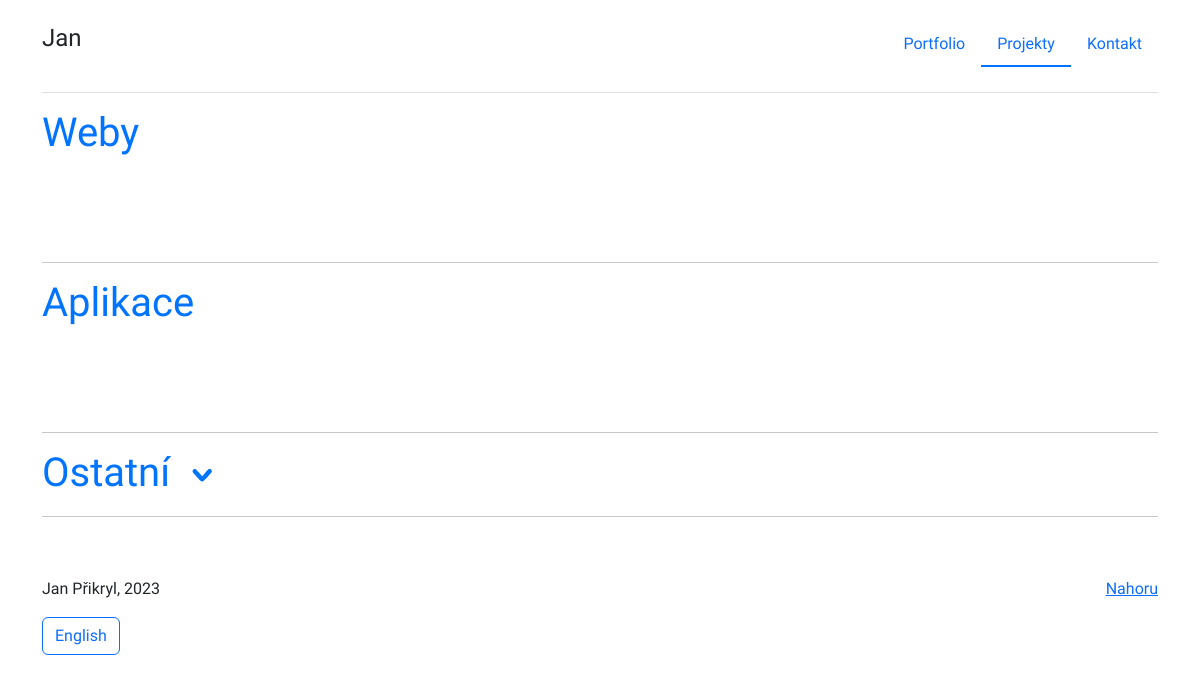
Page /cs/projects on the earlier database version.
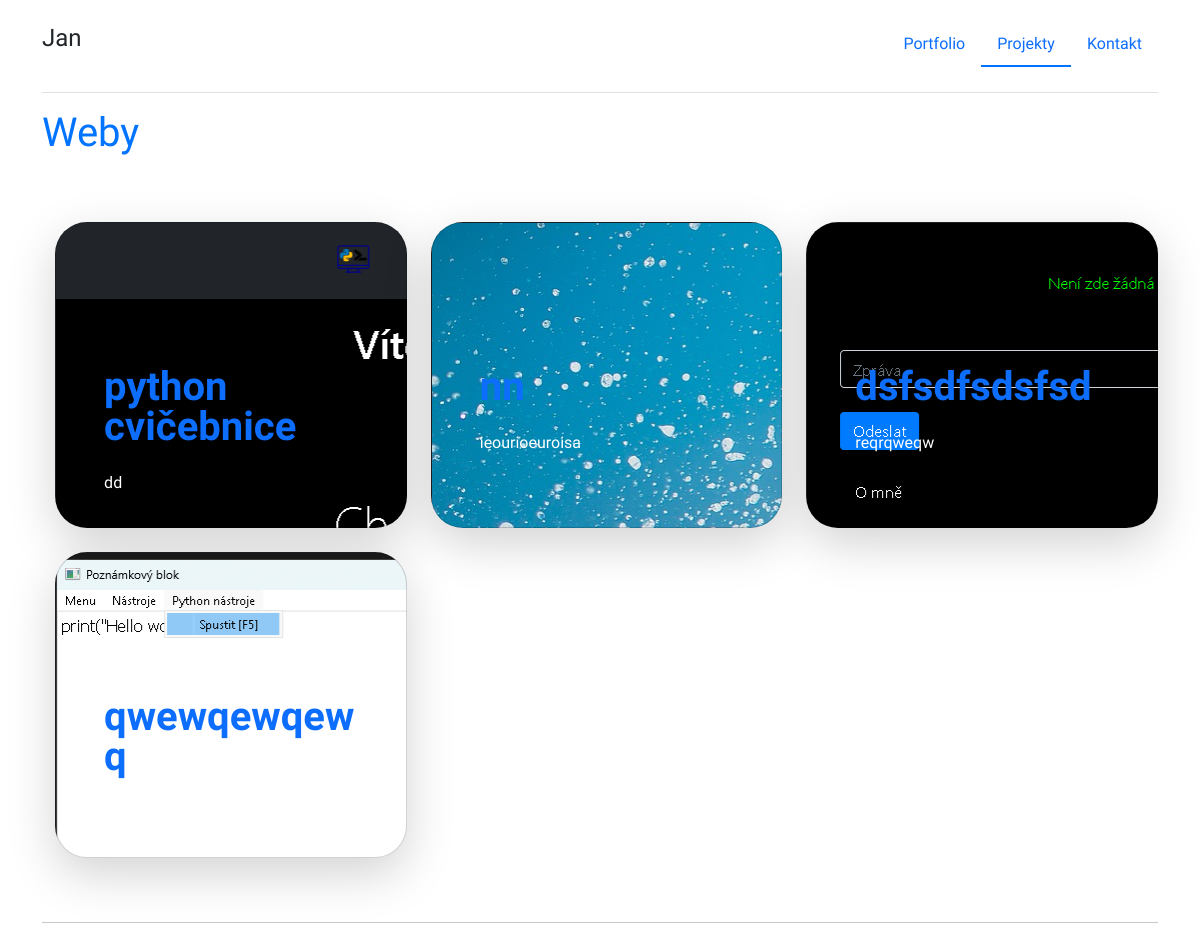
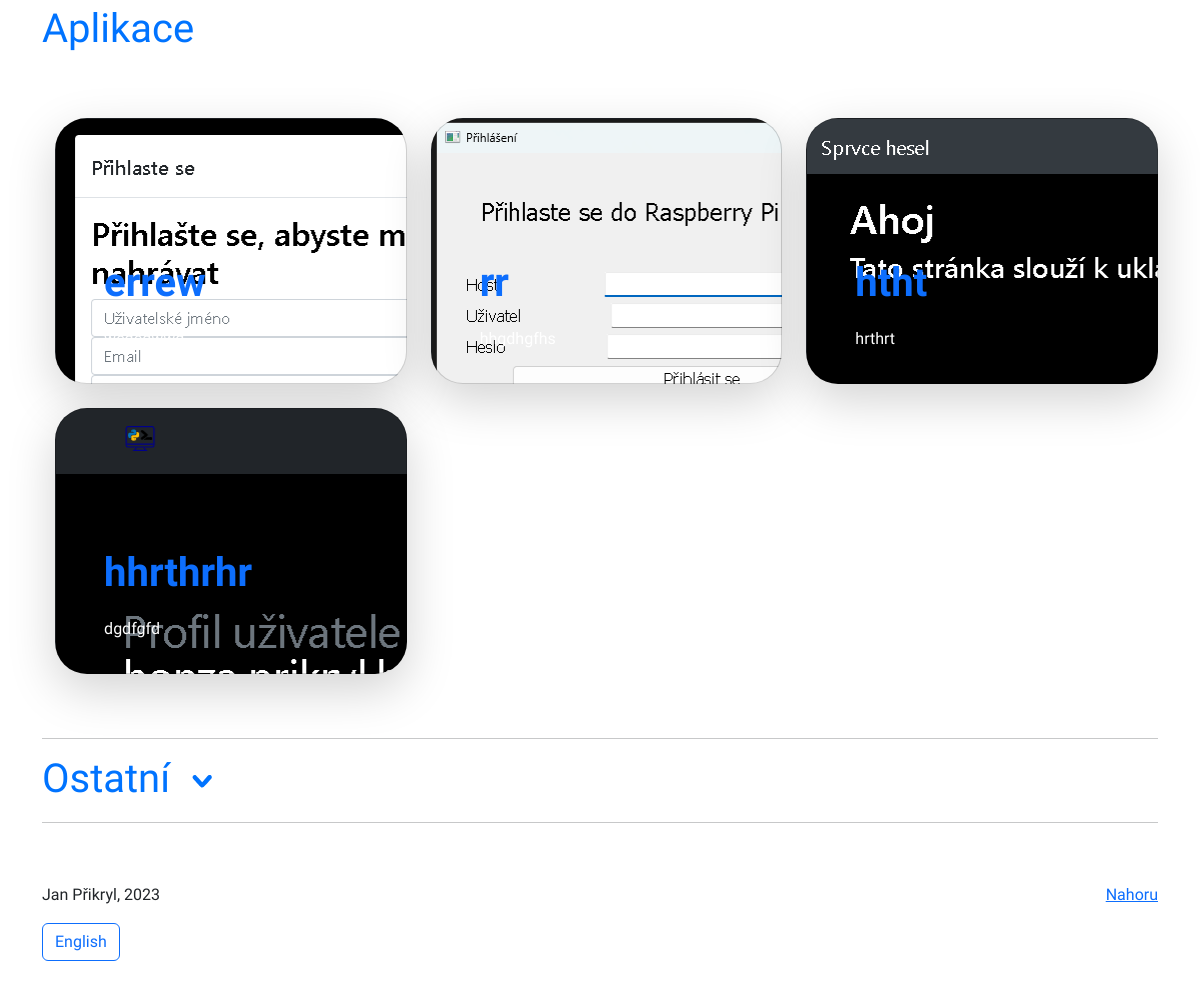
Same page on the later database version (2 pictures, top to bottom).
### main/models.py (models this page shows, shortened)
class Project(models.Model):
    category = models.CharField(max_length=1, choices=categories, default="w")
    name = models.CharField(max_length=20)
    description = models.TextField()
    purpose = models.TextField()
    screenshots = models.ManyToManyField(Screenshot)
    icon = models.ImageField(upload_to="project_icons/")
    repository = models.CharField(max_length=100)
    date_time = models.DateTimeField(auto_now=True)
    name_en = models.CharField(max_length=20, default="")
    description_en = models.TextField(default="")
    purpose_en = models.TextField(default="")

### main/views.py (the view)
def projects(request):
    return render(request, "projects.html", {"webs":Project.objects.filter(category="w").reverse(), "apps":Project.objects.filter(category="a").reverse(), "others":Project.objects.all().exclude(category="w").exclude(category="a").reverse()})

### main/templates/projects.html (shortened to what this page needs)
<!doctype html>
{% load i18n %}
{% get_current_language as LANGUAGE_CODE %}
<html lang="cs">
  <head>
    {% load static %}
    <link href="{% static 'assets/dist/css/bootstrap.min.css' %}" rel="stylesheet">
    <link rel="stylesheet" href="{% static 'style_old.css' %}" type="text/css" />
    <link rel="stylesheet" href="{% static 'hover.css' %}" type="text/css">
</head>
<body>
  <div class="container">
    <header class="d-flex flex-wrap justify-content-center py-4">
     <a href="{% url 'index' %}" class="align-items-center me-md-auto text-dark text-decoration-none" id="header">
        <H4>Jan</H4>
     </a>
      <ul class="nav nav-pills">
        <li class="nav-item"><a href="{% url 'index' %}" class="nav-link">Portfolio</a></li>
        <li class="nav-item" style="border-bottom: 2px solid #0073ff; padding-bottom: 1px;"><a href="{% url 'projects' %}" class="nav-link">{% trans 'projects' %}</a></li>
        <li class="nav-item"><a href="{% url 'contact' %}" class="nav-link">{% trans 'contact' %}</a></li>
      </ul>
    </header>
            <hr style="margin-top: 1px; color: gray;">
  </div>
  <div class="container" id="webs">
    <H1 style="color: #0073ff;">{% trans 'webs' %}</H1>
    <div class="row row-cols-1 row-cols-lg-3 align-items-stretch g-4 py-5" style="margin-top: -15px; margin-left: 0.1%;">
      {% for p in webs %}
         <div class="col">
                  <div class="card card-cover h-100 overflow-hidden text-white bg-dark rounded-5 shadow-lg d-flex flex-column h-100 p-5 pb-3 text-shadow-1" style="background-image: url({{ p.icon.url }}); background-repeat: no-repeat;">
                       <a href="{% url 'project_details' %}?project_id={{ p.id }}" style="text-decoration: none;">
                            <h2 class="pt-5 mt-5 mb-4 display-6 lh-1 fw-bold">{% if LANGUAGE_CODE == 'cs' %}{{ p.name }}{% else %}{{ p.name_en }}{% endif %}</h2>
                            <p style="color: white;">{% if LANGUAGE_CODE == 'cs' %}{{ p.purpose }}{% else %}{{ p.purpose_en }}{% endif %}</p>
                       </a>
                  </div>
              </div>
      {% endfor %}
    </div>
    <hr class="featurette-divider" style="width: 100%;">
    </div>
    <div class="container" id="apps">
        <H1 style="color: #0073ff;">{% trans 'applications' %}</H1>
        <div class="row row-cols-1 row-cols-lg-3 align-items-stretch g-4 py-5" style="margin-top: -15px; margin-left: 0.1%;">
            {% for p in apps %}
              <div class="col">
                  <div class="card card-cover h-100 overflow-hidden text-white bg-dark rounded-5 shadow-lg d-flex flex-column h-100 p-5 pb-3 text-shadow-1" style="background-image: url({{ p.icon.url }}); background-repeat: no-repeat;">
                       <a href="{% url 'project_details' %}?project_id={{ p.id }}" style="text-decoration: none;">
                            <h2 class="pt-5 mt-5 mb-4 display-6 lh-1 fw-bold">{% if LANGUAGE_CODE == 'cs' %}{{ p.name }}{% else %}{{ p.name_en }}{% endif %}</h2>
                            <p style="color: white;">{% if LANGUAGE_CODE == 'cs' %}{{ p.purpose }}{% else %}{{ p.purpose_en }}{% endif %}</p>
                       </a>
                  </div>
              </div>
            {% endfor %}
        </div>
        <hr class="featurette-divider" style="width: 100%;">
    </div>
     <div class="container" id="others">
       <H1 style="color: #0073ff;">{% trans 'others' %} <img id="other_arrow" class="arrow" src="media/icon/expand-arrow-icon.svg" onclick="if (!$('#other_content').is(':hidden')){$('#other_content').hide('slow');$('#other_arrow').removeClass('rotated');}else{$('#other_content').show('slow');$('#other_arrow').addClass('rotated');}"></H1>
        <hr class="featurette-divider" style="width: 100%;">
    </div>
  <footer class="container" style="margin-top: 60px;">
    <p class="float-end"><a href="#">{% trans 'up' %}</a></p>
    <p>Jan Přikryl, 2023</p>
    {% if LANGUAGE_CODE == 'cs' %}
        <a class="btn btn-outline-primary" href="/en{{ request.get_full_path|slice:'3:' }}" role="button">{% trans "English" %}</a>
    {% else %}
        <a class="btn btn-outline-primary" href="/cs{{ request.get_full_path|slice:'3:' }}" role="button">{% trans "Czech" %}</a>
    {% endif %}
  </footer>
</body>
</html>

### main/static/style_old.css (style rules this page uses)
body { font-family: Ubuntu; }
@media (prefers-color-scheme: light) { body { padding-bottom: 3rem; } }

### main/static/hover.css (style rules this page uses)
img { width: 50px; }

Differences in the rows shown:
added Project: icon (picture), name "python cvičebnice", purpose "dd", shown under "Weby"
added Project: icon (picture), name "nn", purpose "ieourioeuroisa", shown under "Weby"
added Project: icon (picture), name "dsfsdfsdsfsd", purpose "reqrqweqw", shown under "Weby"
added Project: icon (picture), name "qwewqewqewq", shown under "Weby"
added Project: icon (picture), name "errew", purpose "weqeqwwq", shown under "Aplikace"
added Project: icon (picture), name "rr", purpose "hhgdhgfhs", shown under "Aplikace"
added Project: icon (picture), name "htht", purpose "hrthrt", shown under "Aplikace"
added Project: icon (picture), name "hhrthrhr", purpose "dgdfgfd", shown under "Aplikace"
